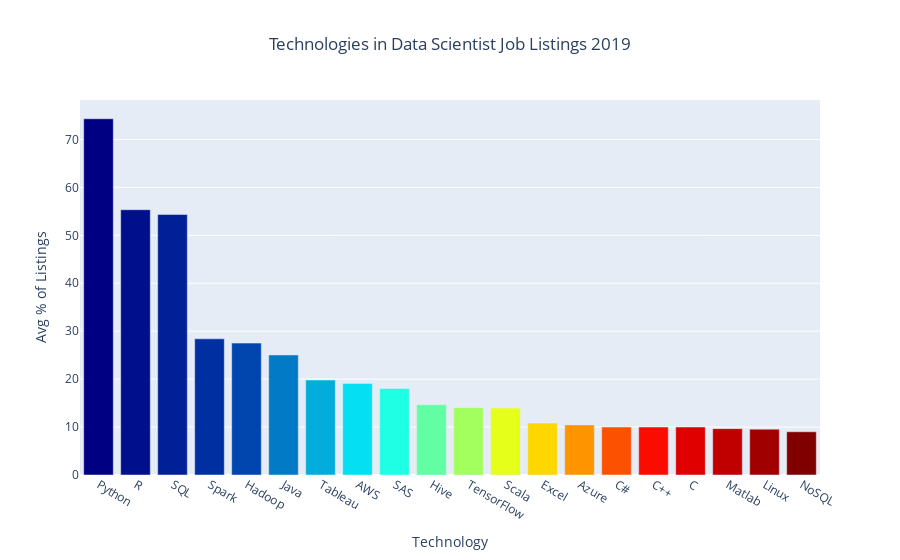

This figure's notebook cell:
### Markdown cell above
# Let's make pretty, interactive charts in Plotly!

### Code cell
cmax=200
cmin=50
color_s = np.linspace(cmin, cmax, 20)

data = [
    go.Bar(
        x=df_20.index,          
        y=df_20['2019']*100,
        marker=dict(
            colorscale='Jet',
            color=color_s
        ),
    )
]

layout = {
     'title': 'Technologies in Data Scientist Job Listings 2019',
    'yaxis': {'title': 'Avg % of Listings', },
    'xaxis': {'title': "Technology", 'tickmode': 'linear'},
    'title_x':0.5,
    'height': 500
    
}

fig = go.Figure(data=data, layout=layout)
py.iplot(fig)

### Figure 1 — Plotly figure (JSON) as saved in the notebook; plotly's stock layout.template omitted (floating-point values rounded to 4 significant figures)
{"data": [{"marker": {"color": [50, 57.89, 65.79, 73.68, 81.58, 89.47, 97.37, 105.3, 113.2, 121.1, 128.9, 136.8, 144.7, 152.6, 160.5, 168.4, 176.3, 184.2, 192.1, 200], "colorscale": [[0, "rgb(0,0,131)"], [0.2, "rgb(0,60,170)"], [0.4, "rgb(5,255,255)"], [0.6, "rgb(255,255,0)"], [0.8, "rgb(250,0,0)"], [1, "rgb(128,0,0)"]]}, "type": "bar", "x": ["Python", "R", "SQL", "Spark", "Hadoop", "Java", "Tableau", "AWS", "SAS", "Hive", "TensorFlow", "Scala", "Excel", "Azure", "C# ", "C++", "C", "Matlab", "Linux", "NoSQL"], "y": [74.31, 55.34, 54.35, 28.41, 27.51, 25.04, 19.81, 19.11, 18.06, 14.65, 14.04, 13.96, 10.85, 10.45, 10.01, 10.01, 10.01, 9.669, 9.559, 9.017]}], "layout": {"autosize": true, "title": {"text": "Technologies in Data Scientist Job Listings 2019", "x": 0.5}, "xaxis": {"autorange": true, "range": [-0.5, 19.5], "tickmode": "linear", "title": {"text": "Technology"}, "type": "category"}, "yaxis": {"autorange": true, "range": [0, 78.22], "title": {"text": "Avg % of Listings"}, "type": "linear"}}}
